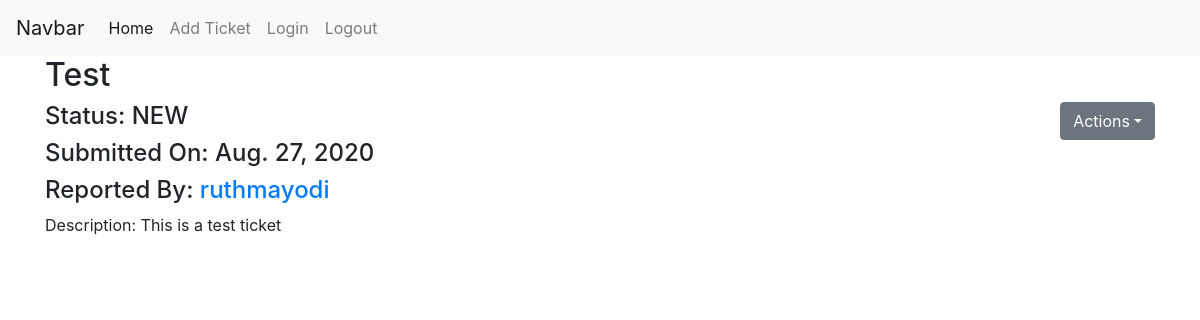
Before: /ticket_view/1/ (signed in) with the older database file.
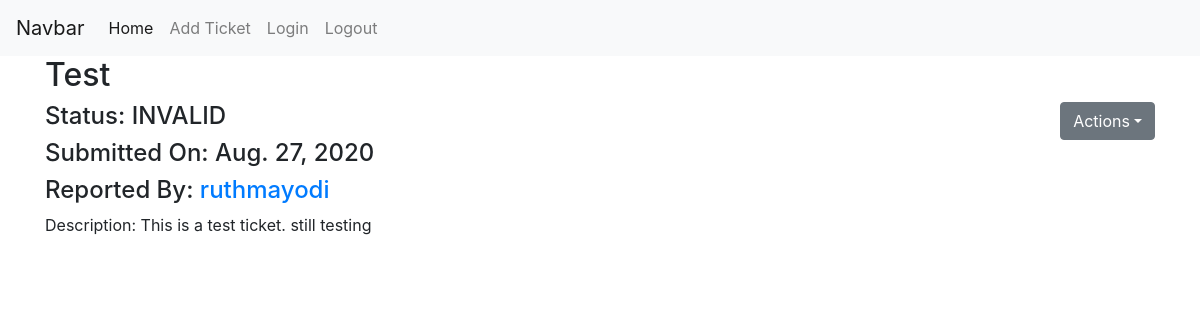
After: the same page with the newer database file.
### homepage/models.py (models this page shows, shortened)
class Bugs(models.Model):
    class Status(models.TextChoices):
        NEW = 'NEW'
        IN_PROGRESS = 'IN PROGRESS'
        DONE = 'DONE'
        INVALID = 'INVALID'
    title = models.CharField(max_length=50)
    created = models.DateField(default=timezone.now)
    description = models.TextField()
    filed_by = models.ForeignKey(MyUser, on_delete=models.CASCADE)
    status = models.CharField(max_length=12, choices=Status.choices, default=Status.NEW)
    assigned_to = models.ForeignKey(MyUser, related_name='user_assigned', on_delete=models.SET_NULL, blank=True, null=True)
    completed_by = models.ForeignKey(MyUser, related_name='user_completed', on_delete=models.SET_NULL, blank=True, null=True)

### custom_user/models.py (models this page shows, shortened)
class MyUser(AbstractUser):
    pass

### homepage/views.py (the view)
# urls.py: path('ticket_view/<int:ticket_id>/', views.ticket_view, name='ticketView'),
@login_required
def ticket_view(request, ticket_id):
    data = Bugs.objects.filter(id=ticket_id).first()
    return render(request, 'ticket_view.html', {'data': data})

### templates/ticket_view.html (shortened to what this page needs)
{% extends 'base.html'%}
{%block content%}
<h2>{{data.title}}</h2>
<button type="button" class="btn btn-secondary dropdown-toggle float-right" data-toggle="dropdown">Actions</button>
<h4>Status: {{data.status}}</h4>
<h4>Submitted On: {{data.created}}</h4>
<h4>Reported By: <a href="/user_view/{{data.filed_by.id}}/">{{data.filed_by.username}}</a></h4>
<p>Description: {{data.description}}</p>
{%endblock%}

### templates/base.html (shortened to what this page needs)
<link rel="stylesheet" href="https://stackpath.bootstrapcdn.com/bootstrap/4.5.2/css/bootstrap.min.css">
<nav class="navbar navbar-expand-lg navbar-light bg-light">
    <a class="navbar-brand" href="#">Navbar</a>
    <div class="collapse navbar-collapse" id="navbarSupportedContent">
      <ul class="navbar-nav mr-auto">
        <li class="nav-item active">
          <a class="nav-link" href="/">Home <span class="sr-only">(current)</span></a>
        </li>
        <li class="nav-item">
          <a class="nav-link" href="/new_ticket/">Add Ticket</a>
        </li>
        <li class="nav-item">
          <a class="nav-link" href="/login/">Login</a>
        </li>
        <li class="nav-item">
            <a class="nav-link" href="/logout/">Logout</a>
        </li>
      </ul>
    </div>
  </nav>
  <div class='container'>
      {%block content%}
      {%endblock%}
    </div>

Changed rows visible on the page:
changed Bugs "Test": status "NEW" → "INVALID"; description "This is a test ticket" → "This is a test ticket. still testing"
